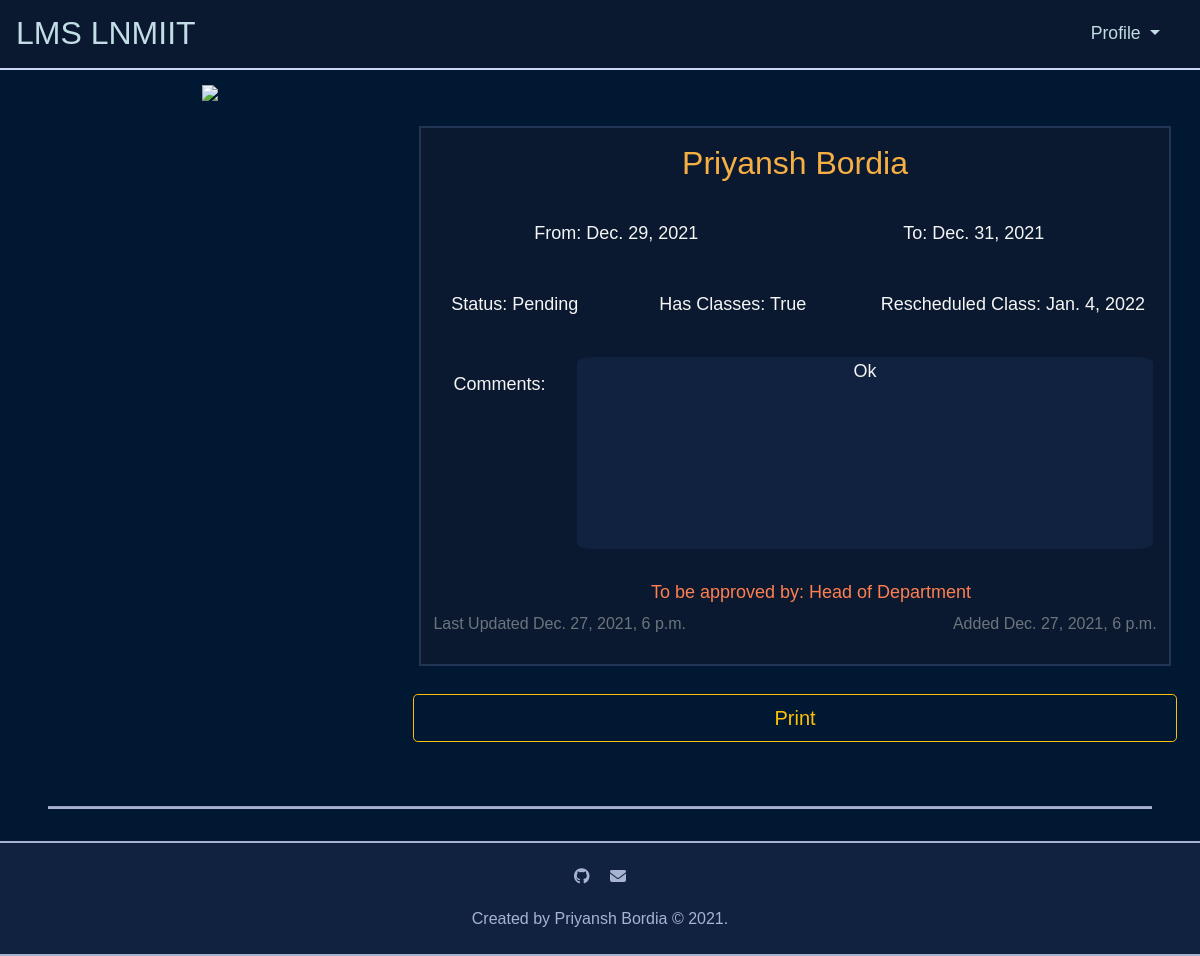
Screenshot of /application/29 (signed in) with the database file from the repository.
### leave/models.py (models this page shows, shortened)
class Application(models.Model):
	PENDING = 'P'
	APPROVED = 'A'
	REJECTED = 'R'
	APPLICATION_STATUS = (
		('P', 'Pending'),
		('A', 'Approved'),
		('R', 'Rejected'),
	)
	person = models.ForeignKey(Person, on_delete=models.CASCADE, related_name='applicant', default=1)
	status = models.CharField(max_length=1, choices=APPLICATION_STATUS, default='P')
	start_date = models.DateField(blank=False, null=False)
	end_date = models.DateField(blank=False, null=False)
	hasClasses = models.BooleanField(blank=False, null=False, default=False)
	rescheduled_date = models.DateField(blank=True, null=True)
	up_next = models.ForeignKey(Person, on_delete=models.CASCADE, related_name='up_next', default=1)
	comments = models.TextField(blank=True, null=False)
	updated_at = models.DateTimeField(auto_now=True)
	created_at = models.DateTimeField(auto_now_add=True)
	class Meta:
		ordering = ['start_date', 'end_date']

class Person(models.Model):
	DIRECTOR = 'DR'
	DEAN_OF_ACADEMIC_AFFAIRS = 'DOAA'
	DEAN_OF_FACULTY_AFFAIRS = 'DOFA'
	DEAN_OF_STUDENT_AFFAIRS = 'DOSA'
	HEAD_OF_DEPARTMENT = 'HOD'
	FACULTY = 'F'
	VISITING_FACULTY = 'VF'
	REGISTRAR = 'RG'
	HEAD_OF_STAFF = 'HOS'
	STAFF = 'S'
	COMPUTER_SCIENCE_AND_ENGINEERING = 'CSE'
	ELECTRONICS_AND_COMMUNICATION_ENGINEERING = 'ECE'
	MECHANICAL_AND_MECHATRONICS_ENGINEERING = 'ME'
	HUMANITIES_AND_SOCIAL_SCIENCES = 'HSS'
	MATHEMATICS = 'MH'
	PHYSICS = 'PH'
	NON_TEACHING_STAFF = 'NTS'
	PERSON_ROLES = (
		('DR', 'Director'),
		('DOAA', 'Dean of Academic Affairs'),
		('DOFA', 'Dean of Faculty Affairs'),
		('DOSA', 'Dean of Student Affairs'),
		('HOD', 'Head of Department'),
		('F', 'Faculty'),
		('VF', 'Visiting Faculty'),
		('RG', 'Registrar'),
		('HOS', 'Head of Staff'),
		('S', 'Staff'),
	)
	DEPARTMENT = (
		('CSE', 'Computer Science and Engineering'),
		('ECE', 'Electronics and Communication Engineering'),
		('ME', 'Mechanical and Mechatronics Engineering'),
		('HSS', 'Humanities and Social Sciences'),
		('MH', 'Mathematics'),
		('PH', 'Physics'),
		('NTS', 'Non Teaching Staff'),
	)
	user = models.OneToOneField(User, on_delete=models.CASCADE, related_name='person')
	faculty_id = models.CharField(max_length=10, blank=False, null=False, unique=True, default='0')
	leave_count = models.IntegerField(validators=[MinValueValidator(0)], blank=False, null=False, default=22)
	department = models.CharField(max_length=3, choices=DEPARTMENT, blank=False, null=False, default='CSE')
	first_name = models.CharField(max_length=50, validators=[MinLengthValidator(1)], blank=False, null=False)
	last_name = models.CharField(max_length=50, blank=True, null=False)
	email = models.EmailField(blank=False, null=False, unique=True)
	office_no = models.IntegerField(blank=False, null=False, default='0000')
	role = models.CharField(max_length=5, choices=PERSON_ROLES, default='F')
	updated_at = models.DateTimeField(auto_now=True)
	created_at = models.DateTimeField(auto_now_add=True)
	class Meta:
		ordering = ['id']
		verbose_name = 'Person'
		verbose_name_plural = 'Persons'

### leave/views.py (the view)
# urls.py: path('application/<int:application_id>', views.application, name='application'),
@login_required
@require_http_methods(["GET"])
def application(request, application_id):
	try:
		application = Application.objects.get(pk=application_id)
		return render(request, 'leave/application.html', context={'application': application})
	except Application.DoesNotExist:
		return render(request, 'leave/error.html', context={})

### leave/templates/leave/application.html (shortened to what this page needs)
{% extends "leave/base.html" %}
{% block head %}
	{% load static %}
	{% load bootstrap4 %}
	{% load fontawesome_5 %}
	{% load humanizelib %}
{% endblock %}
{% block body %}
	<div class="container-fluid text-center">
		<div class="row justify-content-center">
			<div class="col-md-4">
				<img src="https://img.icons8.com/bubbles/200/000000/multi-edit.png" />
			</div>
			<div class="col-md-8 application">
				<div id="printableArea" class="application__grid">
					<h2 class="application__grid__name">{{ application.person.first_name }} {{ application.person.last_name }}</h2>
					<div class="row application__grid__date">
						<div class="col-md-6">From: {{ application.start_date|date }}</div>
						<div class="col-md-6">To: {{ application.end_date|date }}</div>
					</div>
					<div class="row application__grid__desc">
						<div class="col-md-3">Status: {{ application.get_status_display }}</div>
						<div class="col-md-4">Has Classes: {{ application.hasClasses }}</div>
						<div class="col-md-5">Rescheduled Class: {{ application.rescheduled_date }}</div>
					</div>
					<div style="float:left; margin:2rem;">Comments:</div>
					<div class="application__grid__comments"> {{ application.comments }}</div>
					{% if application.status == 'P' %}
						<div class="application__grid__up_next">To be approved by: {{ application.up_next.get_role_display }}</div>
					{% endif %}
					<div class="row mt-0 mb-0">
						<div class="col-md-6">
							<p class="text-left pt-0 pr-auto pb-1 pl-1"><small class="text-muted">Last Updated {{ application.updated_at|naturaltime }}</small></p>
						</div>
						<div class="col-md-6">
							<p class="text-right pt-0 pr-1 pb-1 pl-auto"><small class="text-muted">Added {{ application.created_at|naturaltime }}</small></p>
						</div>
					</div>
				</div>
				<button onclick="printDiv('printableArea')" class="form-control form-control-lg btn btn-outline-warning btn-lg mt-3" type="submit" name="button">Print</button>
			</div>
		</div>
	</div>
{% endblock %}

### leave/static/leave/css/style.css (style rules this page uses)
html { font-size: 100%; -webkit-box-sizing: border-box; box-sizing: border-box; }
*, *::before, *::after { -webkit-box-sizing: inherit; box-sizing: inherit; }
html, body { width: 100%; height: 100%; }
body { margin: 0; padding: 0; font-size: 1.125rem; font-weight: 300; font-family: Verdana, Arial, Helvetica, sans-serif; line-height: 1.3; color: whitesmoke; background-color: #001831; text-align: center; -webkit-box-align: center; -ms-flex-align: center; align-items: center; -webkit-box-pack: center; -ms-flex-pack: center; justify-content: center; overflow-x: hidden; scroll-behavior: smooth; }
h2, .home-head, .h2 { margin: 1rem auto .5rem auto; font-weight: 400; color: #F6AF44; }
.row { margin: .2rem auto .4rem auto; }
.col-md-12, .col-md-10, .col-md-9, .col-md-8, .col-md-6, .col-md-5, .col-md-4, .col-md-3, .col-md-2 { padding: 0.5rem 0.5rem 0.5rem .5rem; }
.application { margin: 2rem auto 2rem auto; }
.application__grid { margin: .8rem .4rem .8rem .4rem; border: 0.125rem solid #233554; background-color: #0a192f; }
.application__grid__name { margin: 1rem auto 1rem auto; }
.application__grid__date { margin: 2rem 1rem 2rem 1rem; padding: 2rem auto 2rem auto; }
.application__grid__desc { margin: 1rem auto 1rem auto; padding: 2rem auto 2rem auto; }
.application__grid__comments { margin: 2rem 1rem 2rem 1rem; padding: 2rem auto 2rem auto; height: 12rem; overflow-y: auto; line-height: 1.8rem; background-color: #112240; border-radius: 3%; }
.application__grid__up_next { margin: 2rem auto auto 2rem; color: coral; }
.application__grid small { padding: 0; font-size: 1rem; font-weight: 100; color: gray; }

### rows the page displays
Application: person.first_name "Priyansh", person.last_name "Bordia", start_date "Dec. 29, 2021", end_date "Dec. 31, 2021", status "Pending", hasClasses "True", rescheduled_date "Jan. 4, 2022", comments "Ok", up_next.role "Head of Department", updated_at "Dec. 27, 2021, 6 p.m.", created_at "Dec. 27, 2021, 6 p.m."
